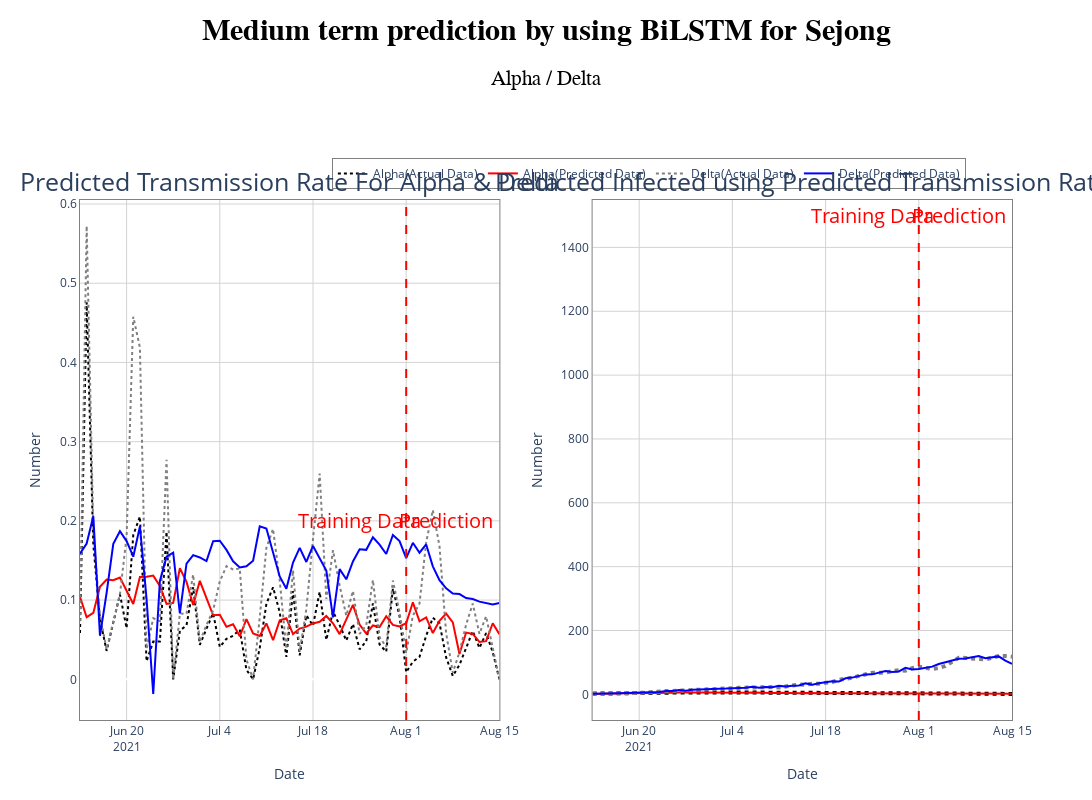

Source (notebook cell):
### Code cell
# 중기

fig = make_subplots(rows=1, cols=2, 
                    horizontal_spacing=0.1, # 너비 간격을 설정할 수 있음 
                    subplot_titles=('Predicted Transmission Rate For Alpha & Delta', 'Predicted Infected using Predicted Transmission Rate')
                    )
fig.update_annotations(font_size=25)
# alpha
fig.add_trace(go.Scatter(x=alpha_dic[region]['stdDay'], y=alpha_dic[region]['Alpha_alpha'], name='Alpha(Actual Data)', 
                         mode='lines', line=dict(color='black', width=2, dash='dot')), row=1, col=1)
fig.add_trace(go.Scatter(x=alpha_dic[region]['stdDay'], y=alpha_dic[region]['predicted_Alpha_alpha'], name='Alpha(Predicted Data)', 
                         mode='lines', line=dict(color='red', width=2)), row=1, col=1)
fig.add_trace(go.Scatter(x=delta_dic[region]['stdDay'], y=delta_dic[region]['Delta_alpha'], name='Delta(Actual Data)', 
                         mode='lines', line=dict(color='gray', width=2, dash='dot')), row=1, col=1)
fig.add_trace(go.Scatter(x=delta_dic[region]['stdDay'], y=delta_dic[region]['predicted_Delta_alpha'], name='Delta(Predicted Data)', 
                         mode='lines', line=dict(color='blue', width=2)), row=1, col=1)

# Infected
fig.add_trace(go.Scatter(x=alpha_dic[region]['stdDay'], y=alpha_dic[region]['Alpha_Infected'], name='Alpha(Actual Data)', showlegend=False,
                         mode='lines', line=dict(color='black', width=4, dash='dot')), row=1, col=2)
fig.add_trace(go.Scatter(x=alpha_dic[region]['stdDay'], y=alpha_dic[region]['predicted_Alpha_Infected'], name='Alpha(Predicted Data)', showlegend=False,
                         mode='lines', line=dict(color='red')), row=1, col=2)
fig.add_trace(go.Scatter(x=delta_dic[region]['stdDay'], y=delta_dic[region]['Delta_Infected'], name='Delta(Actual Data)', showlegend=False,
                         mode='lines', line=dict(color='gray', width=4, dash='dot')), row=1, col=2)
fig.add_trace(go.Scatter(x=delta_dic[region]['stdDay'], y=delta_dic[region]['predicted_Delta_Infected'], name='Delta(Predicted Data)', showlegend=False,
                         mode='lines', line=dict(color='blue')), row=1, col=2)
fig.add_vline(x=alpha_dic[region]['stdDay'][49], line_width=2, line_dash="dash", line_color="red")

fig.add_annotation(x='2021-07-25', y=0.20, text='Training Data', font_size=20, font_color='red', showarrow=False, row=1, col=1)
fig.add_annotation(x='2021-08-07', y=0.20, text='Prediction', font_size=20, font_color='red', showarrow=False, row=1, col=1)
fig.add_annotation(x='2021-07-25', y=1500, text='Training Data', font_size=20, font_color='red', showarrow=False, row=1, col=2)
fig.add_annotation(x='2021-08-07', y=1500, text='Prediction', font_size=20, font_color='red', showarrow=False, row=1, col=2)
                
fig.update_layout(
    height=800, 
    width=1200, 

    xaxis1_title = 'Date',
    yaxis1_title = 'Number',
    xaxis2_title = 'Date',
    yaxis2_title = 'Number',
    plot_bgcolor ='white', # 차트 안쪽 배경색
    margin_t=200,
    title=dict(text=f'<b>Medium term prediction by using BiLSTM for {eng[region]}</b><br><sub>Alpha / Delta</sub>',
               xanchor='center', yanchor='bottom', 
               x=0.5, y=0.95,
               font=dict(
                family="Arial",
                size=30,
                color="#000000"
                )),
    legend=dict(orientation ='h',
                xanchor='right', x=0.95, y=1.08,
                bordercolor="Black",
                borderwidth=0.5),

)

fig.update_xaxes(linecolor='gray', gridcolor='lightgray',mirror=True)
fig.update_yaxes(linecolor='gray', gridcolor='lightgray',mirror=True)
fig.show()
fig.write_image(f"./image/alpha&delta_{eng[region]}_Medium_term.png", width=1920, height=1280)

### Figure 1 — Plotly figure (JSON) as saved in the notebook; plotly's stock layout.template omitted (floating-point values rounded to 4 significant figures)
{"data": [{"line": {"color": "black", "dash": "dot", "width": 2}, "mode": "lines", "name": "Alpha(Actual Data)", "type": "scatter", "x": ["2021-06-13", "2021-06-14", "2021-06-15", "2021-06-16", "2021-06-17", "2021-06-18", "2021-06-19", "2021-06-20", "2021-06-21", "2021-06-22", "2021-06-23", "2021-06-24", "2021-06-25", "2021-06-26", "2021-06-27", "2021-06-28", "2021-06-29", "2021-06-30", "2021-07-01", "2021-07-02", "2021-07-03", "2021-07-04", "2021-07-05", "2021-07-06", "2021-07-07", "2021-07-08", "2021-07-09", "2021-07-10", "2021-07-11", "2021-07-12", "2021-07-13", "2021-07-14", "2021-07-15", "2021-07-16", "2021-07-17", "2021-07-18", "2021-07-19", "2021-07-20", "2021-07-21", "2021-07-22", "2021-07-23", "2021-07-24", "2021-07-25", "2021-07-26", "2021-07-27", "2021-07-28", "2021-07-29", "2021-07-30", "2021-07-31", "2021-08-01", "2021-08-02", "2021-08-03", "2021-08-04", "2021-08-05", "2021-08-06", "2021-08-07", "2021-08-08", "2021-08-09", "2021-08-10", "2021-08-11", "2021-08-12", "2021-08-13", "2021-08-14", "2021-08-15"], "xaxis": "x", "y": [0.05862, 0.4759, 0.1698, 0.07606, 0.03587, 0.07239, 0.1073, 0.06461, 0.1821, 0.2054, 0.02276, 0.04769, 0.04769, 0.1863, 0, 0.06132, 0.06828, 0.1165, 0.04354, 0.06393, 0.08346, 0.04088, 0.0511, 0.05503, 0.0626, 0.01207, 0, 0.03954, 0.09539, 0.1161, 0.08465, 0.02822, 0.1113, 0.03035, 0.08078, 0.06791, 0.1104, 0.04967, 0.08562, 0.0685, 0.04887, 0.0699, 0.03795, 0.04809, 0.09583, 0.04394, 0.03485, 0.1145, 0.0798, 0.008947, 0.02227, 0.02833, 0.05506, 0.07768, 0.07102, 0.02762, 0.004283, 0.01822, 0.03892, 0.06091, 0.03964, 0.05827, 0.03433, 0], "yaxis": "y"}, {"line": {"color": "red", "width": 2}, "mode": "lines", "name": "Alpha(Predicted Data)", "type": "scatter", "x": ["2021-06-13", "2021-06-14", "2021-06-15", "2021-06-16", "2021-06-17", "2021-06-18", "2021-06-19", "2021-06-20", "2021-06-21", "2021-06-22", "2021-06-23", "2021-06-24", "2021-06-25", "2021-06-26", "2021-06-27", "2021-06-28", "2021-06-29", "2021-06-30", "2021-07-01", "2021-07-02", "2021-07-03", "2021-07-04", "2021-07-05", "2021-07-06", "2021-07-07", "2021-07-08", "2021-07-09", "2021-07-10", "2021-07-11", "2021-07-12", "2021-07-13", "2021-07-14", "2021-07-15", "2021-07-16", "2021-07-17", "2021-07-18", "2021-07-19", "2021-07-20", "2021-07-21", "2021-07-22", "2021-07-23", "2021-07-24", "2021-07-25", "2021-07-26", "2021-07-27", "2021-07-28", "2021-07-29", "2021-07-30", "2021-07-31", "2021-08-01", "2021-08-02", "2021-08-03", "2021-08-04", "2021-08-05", "2021-08-06", "2021-08-07", "2021-08-08", "2021-08-09", "2021-08-10", "2021-08-11", "2021-08-12", "2021-08-13", "2021-08-14", "2021-08-15"], "xaxis": "x", "y": [0.1043, 0.07842, 0.08379, 0.1168, 0.126, 0.125, 0.1285, 0.1124, 0.09507, 0.1293, 0.1295, 0.1309, 0.1178, 0.0952, 0.09636, 0.1402, 0.123, 0.09374, 0.1243, 0.1026, 0.0809, 0.0816, 0.06646, 0.06941, 0.0543, 0.07598, 0.05797, 0.05463, 0.07059, 0.04933, 0.07438, 0.07707, 0.05707, 0.0641, 0.06656, 0.07052, 0.07257, 0.07999, 0.07072, 0.05707, 0.07631, 0.0939, 0.06909, 0.05784, 0.06799, 0.06595, 0.07953, 0.06864, 0.06668, 0.07078, 0.09722, 0.07317, 0.07824, 0.05841, 0.07383, 0.08305, 0.07197, 0.03193, 0.05906, 0.05732, 0.04717, 0.04818, 0.07081, 0.05704], "yaxis": "y"}, {"line": {"color": "gray", "dash": "dot", "width": 2}, "mode": "lines", "name": "Delta(Actual Data)", "type": "scatter", "x": ["2021-06-13", "2021-06-14", "2021-06-15", "2021-06-16", "2021-06-17", "2021-06-18", "2021-06-19", "2021-06-20", "2021-06-21", "2021-06-22", "2021-06-23", "2021-06-24", "2021-06-25", "2021-06-26", "2021-06-27", "2021-06-28", "2021-06-29", "2021-06-30", "2021-07-01", "2021-07-02", "2021-07-03", "2021-07-04", "2021-07-05", "2021-07-06", "2021-07-07", "2021-07-08", "2021-07-09", "2021-07-10", "2021-07-11", "2021-07-12", "2021-07-13", "2021-07-14", "2021-07-15", "2021-07-16", "2021-07-17", "2021-07-18", "2021-07-19", "2021-07-20", "2021-07-21", "2021-07-22", "2021-07-23", "2021-07-24", "2021-07-25", "2021-07-26", "2021-07-27", "2021-07-28", "2021-07-29", "2021-07-30", "2021-07-31", "2021-08-01", "2021-08-02", "2021-08-03", "2021-08-04", "2021-08-05", "2021-08-06", "2021-08-07", "2021-08-08", "2021-08-09", "2021-08-10", "2021-08-11", "2021-08-12", "2021-08-13", "2021-08-14", "2021-08-15"], "xaxis": "x", "y": [0.0734, 0.5722, 0.1876, 0.08104, 0.03779, 0.07457, 0.1073, 0.18, 0.4577, 0.4188, 0.03844, 0.07711, 0.07349, 0.2772, 0, 0.08304, 0.08275, 0.1322, 0.04752, 0.06861, 0.08695, 0.1237, 0.1428, 0.1387, 0.1398, 0.02494, 0, 0.07803, 0.1659, 0.1898, 0.1246, 0.03834, 0.1376, 0.03538, 0.08842, 0.1773, 0.2597, 0.1013, 0.1629, 0.1185, 0.08027, 0.1115, 0.05719, 0.06832, 0.1254, 0.05315, 0.04101, 0.1248, 0.08441, 0.03311, 0.08035, 0.09571, 0.173, 0.2137, 0.1681, 0.05825, 0.008342, 0.03424, 0.06898, 0.09561, 0.05738, 0.07954, 0.03968, 0], "yaxis": "y"}, {"line": {"color": "blue", "width": 2}, "mode": "lines", "name": "Delta(Predicted Data)", "type": "scatter", "x": ["2021-06-13", "2021-06-14", "2021-06-15", "2021-06-16", "2021-06-17", "2021-06-18", "2021-06-19", "2021-06-20", "2021-06-21", "2021-06-22", "2021-06-23", "2021-06-24", "2021-06-25", "2021-06-26", "2021-06-27", "2021-06-28", "2021-06-29", "2021-06-30", "2021-07-01", "2021-07-02", "2021-07-03", "2021-07-04", "2021-07-05", "2021-07-06", "2021-07-07", "2021-07-08", "2021-07-09", "2021-07-10", "2021-07-11", "2021-07-12", "2021-07-13", "2021-07-14", "2021-07-15", "2021-07-16", "2021-07-17", "2021-07-18", "2021-07-19", "2021-07-20", "2021-07-21", "2021-07-22", "2021-07-23", "2021-07-24", "2021-07-25", "2021-07-26", "2021-07-27", "2021-07-28", "2021-07-29", "2021-07-30", "2021-07-31", "2021-08-01", "2021-08-02", "2021-08-03", "2021-08-04", "2021-08-05", "2021-08-06", "2021-08-07", "2021-08-08", "2021-08-09", "2021-08-10", "2021-08-11", "2021-08-12", "2021-08-13", "2021-08-14", "2021-08-15"], "xaxis": "x", "y": [0.1587, 0.1714, 0.2057, 0.05496, 0.1093, 0.171, 0.1869, 0.1745, 0.1548, 0.193, 0.1014, -0.01852, 0.1241, 0.1547, 0.16, 0.08318, 0.1459, 0.1567, 0.1539, 0.1493, 0.1744, 0.1749, 0.1634, 0.149, 0.1411, 0.1428, 0.1497, 0.193, 0.1904, 0.1603, 0.1299, 0.1144, 0.1474, 0.166, 0.1481, 0.1683, 0.1538, 0.1374, 0.07813, 0.1391, 0.1262, 0.1488, 0.1642, 0.1635, 0.1793, 0.1701, 0.1582, 0.1823, 0.1745, 0.1529, 0.1723, 0.1598, 0.1702, 0.1426, 0.1252, 0.1149, 0.1082, 0.1076, 0.1026, 0.1014, 0.09805, 0.09599, 0.09455, 0.09628], "yaxis": "y"}, {"line": {"color": "black", "dash": "dot", "width": 4}, "mode": "lines", "name": "Alpha(Actual Data)", "showlegend": false, "type": "scatter", "x": ["2021-06-13", "2021-06-14", "2021-06-15", "2021-06-16", "2021-06-17", "2021-06-18", "2021-06-19", "2021-06-20", "2021-06-21", "2021-06-22", "2021-06-23", "2021-06-24", "2021-06-25", "2021-06-26", "2021-06-27", "2021-06-28", "2021-06-29", "2021-06-30", "2021-07-01", "2021-07-02", "2021-07-03", "2021-07-04", "2021-07-05", "2021-07-06", "2021-07-07", "2021-07-08", "2021-07-09", "2021-07-10", "2021-07-11", "2021-07-12", "2021-07-13", "2021-07-14", "2021-07-15", "2021-07-16", "2021-07-17", "2021-07-18", "2021-07-19", "2021-07-20", "2021-07-21", "2021-07-22", "2021-07-23", "2021-07-24", "2021-07-25", "2021-07-26", "2021-07-27", "2021-07-28", "2021-07-29", "2021-07-30", "2021-07-31", "2021-08-01", "2021-08-02", "2021-08-03", "2021-08-04", "2021-08-05", "2021-08-06", "2021-08-07", "2021-08-08", "2021-08-09", "2021-08-10", "2021-08-11", "2021-08-12", "2021-08-13", "2021-08-14", "2021-08-15"], "xaxis": "x2", "y": [2.05, 2.02, 2.83, 3.16, 3.35, 3.32, 3.36, 3.72, 3.96, 4.68, 5.28, 5.04, 5.04, 5.16, 6, 5.88, 5.28, 5.16, 5.52, 5.64, 5.76, 5.88, 5.88, 5.46, 4.8, 4.98, 4.8, 4.56, 3.78, 4.14, 4.26, 4.26, 3.78, 3.96, 3.72, 3.54, 3.54, 3.63, 3.51, 3.51, 3.69, 3.87, 3.96, 3.75, 3.45, 3.42, 3.45, 3.15, 3.39, 3.36, 3.15, 2.83, 2.73, 2.58, 2.54, 2.54, 2.34, 2.2, 2.06, 1.81, 1.77, 1.72, 1.46, 1.24], "yaxis": "y2"}, {"line": {"color": "red"}, "mode": "lines", "name": "Alpha(Predicted Data)", "showlegend": false, "type": "scatter", "x": ["2021-06-13", "2021-06-14", "2021-06-15", "2021-06-16", "2021-06-17", "2021-06-18", "2021-06-19", "2021-06-20", "2021-06-21", "2021-06-22", "2021-06-23", "2021-06-24", "2021-06-25", "2021-06-26", "2021-06-27", "2021-06-28", "2021-06-29", "2021-06-30", "2021-07-01", "2021-07-02", "2021-07-03", "2021-07-04", "2021-07-05", "2021-07-06", "2021-07-07", "2021-07-08", "2021-07-09", "2021-07-10", "2021-07-11", "2021-07-12", "2021-07-13", "2021-07-14", "2021-07-15", "2021-07-16", "2021-07-17", "2021-07-18", "2021-07-19", "2021-07-20", "2021-07-21", "2021-07-22", "2021-07-23", "2021-07-24", "2021-07-25", "2021-07-26", "2021-07-27", "2021-07-28", "2021-07-29", "2021-07-30", "2021-07-31", "2021-08-01", "2021-08-02", "2021-08-03", "2021-08-04", "2021-08-05", "2021-08-06", "2021-08-07", "2021-08-08", "2021-08-09", "2021-08-10", "2021-08-11", "2021-08-12", "2021-08-13", "2021-08-14", "2021-08-15"], "xaxis": "x2", "y": [1.054, 1.086, 2.256, 3.0, 3.132, 3.39, 3.676, 3.577, 4.396, 4.468, 4.467, 5.28, 5.16, 5.86, 5.057, 5.388, 5.746, 5.648, 5.272, 5.637, 5.758, 5.76, 5.46, 5.169, 5.665, 4.627, 4.731, 3.979, 4.994, 3.89, 4.14, 3.78, 4.463, 3.551, 3.768, 3.72, 3.63, 3.423, 3.63, 3.69, 3.681, 3.776, 3.665, 3.643, 3.717, 3.48, 3.123, 3.713, 3.122, 3.178, 3.019, 3.039, 2.675, 2.688, 2.58, 2.34, 2.388, 2.191, 1.933, 2.014, 1.759, 1.502, 1.461, 1.46], "yaxis": "y2"}, {"line": {"color": "gray", "dash": "dot", "width": 4}, "mode": "lines", "name": "Delta(Actual Data)", "showlegend": false, "type": "scatter", "x": ["2021-06-13", "2021-06-14", "2021-06-15", "2021-06-16", "2021-06-17", "2021-06-18", "2021-06-19", "2021-06-20", "2021-06-21", "2021-06-22", "2021-06-23", "2021-06-24", "2021-06-25", "2021-06-26", "2021-06-27", "2021-06-28", "2021-06-29", "2021-06-30", "2021-07-01", "2021-07-02", "2021-07-03", "2021-07-04", "2021-07-05", "2021-07-06", "2021-07-07", "2021-07-08", "2021-07-09", "2021-07-10", "2021-07-11", "2021-07-12", "2021-07-13", "2021-07-14", "2021-07-15", "2021-07-16", "2021-07-17", "2021-07-18", "2021-07-19", "2021-07-20", "2021-07-21", "2021-07-22", "2021-07-23", "2021-07-24", "2021-07-25", "2021-07-26", "2021-07-27", "2021-07-28", "2021-07-29", "2021-07-30", "2021-07-31", "2021-08-01", "2021-08-02", "2021-08-03", "2021-08-04", "2021-08-05", "2021-08-06", "2021-08-07", "2021-08-08", "2021-08-09", "2021-08-10", "2021-08-11", "2021-08-12", "2021-08-13", "2021-08-14", "2021-08-15"], "xaxis": "x2", "y": [1.91, 1.96, 2.99, 3.46, 3.71, 3.76, 3.92, 4.34, 5.12, 7.46, 10.16, 10.13, 10.63, 11.27, 14.25, 14.11, 14.16, 14.77, 16.44, 17.08, 17.97, 19.11, 20.69, 21.3, 21.13, 23.69, 23.5, 22.72, 21.37, 24.91, 28.46, 30.83, 30.06, 33.41, 33.42, 34.81, 38.61, 45.67, 47.34, 52.09, 57.66, 62.28, 67.44, 67.75, 67.65, 72.58, 75.25, 74.2, 82.26, 86.24, 82.93, 79.57, 82.55, 89.1, 101.9, 114.4, 114.1, 111.2, 110.4, 109.5, 116.2, 119.7, 120.0, 117.8], "yaxis": "y2"}, {"line": {"color": "blue"}, "mode": "lines", "name": "Delta(Predicted Data)", "showlegend": false, "type": "scatter", "x": ["2021-06-13", "2021-06-14", "2021-06-15", "2021-06-16", "2021-06-17", "2021-06-18", "2021-06-19", "2021-06-20", "2021-06-21", "2021-06-22", "2021-06-23", "2021-06-24", "2021-06-25", "2021-06-26", "2021-06-27", "2021-06-28", "2021-06-29", "2021-06-30", "2021-07-01", "2021-07-02", "2021-07-03", "2021-07-04", "2021-07-05", "2021-07-06", "2021-07-07", "2021-07-08", "2021-07-09", "2021-07-10", "2021-07-11", "2021-07-12", "2021-07-13", "2021-07-14", "2021-07-15", "2021-07-16", "2021-07-17", "2021-07-18", "2021-07-19", "2021-07-20", "2021-07-21", "2021-07-22", "2021-07-23", "2021-07-24", "2021-07-25", "2021-07-26", "2021-07-27", "2021-07-28", "2021-07-29", "2021-07-30", "2021-07-31", "2021-08-01", "2021-08-02", "2021-08-03", "2021-08-04", "2021-08-05", "2021-08-06", "2021-08-07", "2021-08-08", "2021-08-09", "2021-08-10", "2021-08-11", "2021-08-12", "2021-08-13", "2021-08-14", "2021-08-15"], "xaxis": "x2", "y": [2.001, 2.914, 2.268, 3.206, 3.507, 3.868, 4.163, 4.625, 6.324, 6.973, 7.438, 10.66, 10.74, 13.44, 11.16, 14.3, 14.72, 15.76, 15.34, 17.3, 18.16, 19.46, 19.67, 20.52, 23.88, 20.96, 22.9, 22.1, 26.48, 24.42, 26.98, 27.75, 34.27, 30.07, 34.8, 37.07, 41.18, 40.02, 50.25, 52.4, 56.26, 62.44, 62.57, 67.34, 72.69, 70.14, 71.57, 83.42, 77.79, 79.1, 82.75, 86.73, 95.05, 100.7, 105.7, 111.4, 112.4, 117.3, 120.3, 113.3, 115.4, 118.9, 105.4, 95.82], "yaxis": "y2"}], "layout": {"annotations": [{"font": {"size": 25}, "showarrow": false, "text": "Predicted Transmission Rate For Alpha & Delta", "x": 0.225, "xanchor": "center", "xref": "paper", "y": 1, "yanchor": "bottom", "yref": "paper"}, {"font": {"size": 25}, "showarrow": false, "text": "Predicted Infected using Predicted Transmission Rate", "x": 0.775, "xanchor": "center", "xref": "paper", "y": 1, "yanchor": "bottom", "yref": "paper"}, {"font": {"color": "red", "size": 20}, "showarrow": false, "text": "Training Data", "x": "2021-07-25", "xref": "x", "y": 0.2, "yref": "y"}, {"font": {"color": "red", "size": 20}, "showarrow": false, "text": "Prediction", "x": "2021-08-07", "xref": "x", "y": 0.2, "yref": "y"}, {"font": {"color": "red", "size": 20}, "showarrow": false, "text": "Training Data", "x": "2021-07-25", "xref": "x2", "y": 1500, "yref": "y2"}, {"font": {"color": "red", "size": 20}, "showarrow": false, "text": "Prediction", "x": "2021-08-07", "xref": "x2", "y": 1500, "yref": "y2"}], "height": 800, "legend": {"bordercolor": "Black", "borderwidth": 0.5, "orientation": "h", "x": 0.95, "xanchor": "right", "y": 1.08}, "margin": {"t": 200}, "plot_bgcolor": "white", "shapes": [{"line": {"color": "red", "dash": "dash", "width": 2}, "type": "line", "x0": "2021-08-01", "x1": "2021-08-01", "xref": "x", "y0": 0, "y1": 1, "yref": "y domain"}, {"line": {"color": "red", "dash": "dash", "width": 2}, "type": "line", "x0": "2021-08-01", "x1": "2021-08-01", "xref": "x2", "y0": 0, "y1": 1, "yref": "y2 domain"}], "title": {"font": {"color": "#000000", "family": "Arial", "size": 30}, "text": "<b>Medium term prediction by using BiLSTM for Sejong</b><br><sub>Alpha / Delta</sub>", "x": 0.5, "xanchor": "center", "y": 0.95, "yanchor": "bottom"}, "width": 1200, "xaxis": {"anchor": "y", "domain": [0, 0.45], "gridcolor": "lightgray", "linecolor": "gray", "mirror": true, "title": {"text": "Date"}}, "xaxis2": {"anchor": "y2", "domain": [0.55, 1], "gridcolor": "lightgray", "linecolor": "gray", "mirror": true, "title": {"text": "Date"}}, "yaxis": {"anchor": "x", "domain": [0, 1], "gridcolor": "lightgray", "linecolor": "gray", "mirror": true, "title": {"text": "Number"}}, "yaxis2": {"anchor": "x2", "domain": [0, 1], "gridcolor": "lightgray", "linecolor": "gray", "mirror": true, "title": {"text": "Number"}}}}
